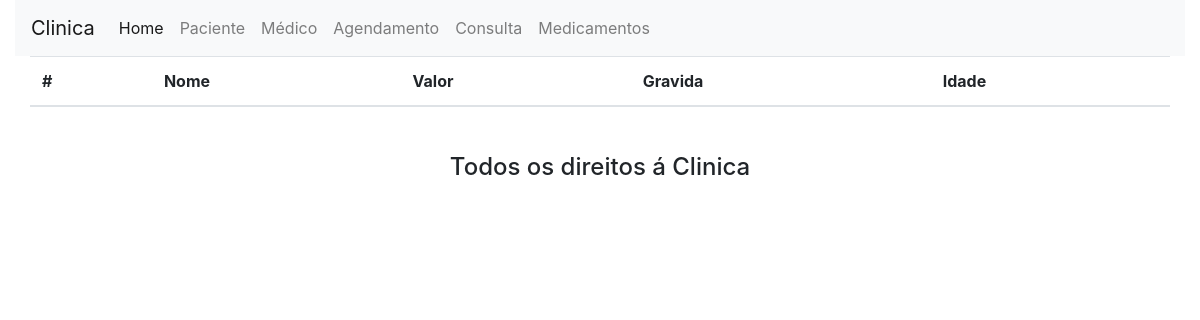
Page /atendimento/medicamentos on the earlier database version.
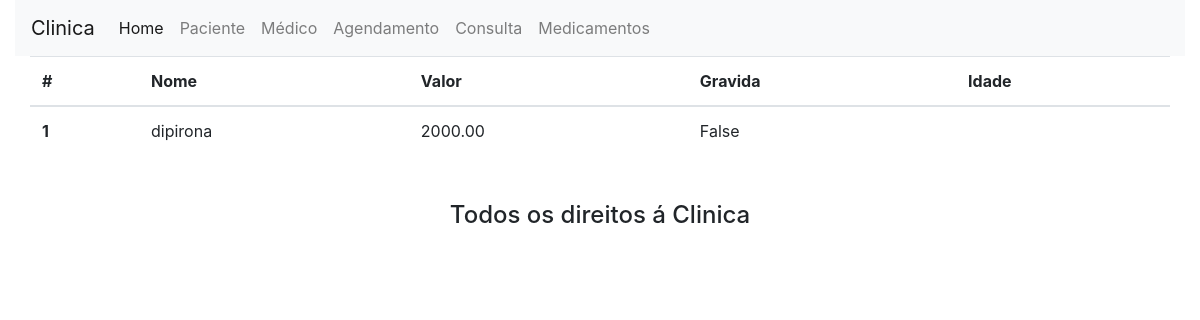
Same page on the later database version.
### atendimento/models.py (models this page shows)
class Medicamento(models.Model):
    nome = models.CharField(max_length=50)
    valor= models.DecimalField(max_digits=9,decimal_places=2)
    gravida = models.BooleanField()

### atendimento/views.py (the view)
# urls.py: path('medicamentos',views.medicamentos_list)
def medicamentos_list(request):
    medicamentos=Medicamento.objects.all()
    return render(request,'medicamentos/list.html',{'medicamentos':medicamentos})

### atendimento/templates/medicamentos/list.html
{% extends "base.html" %} {% block conteudo %}
<div class="container-fluid">
    <div class="row">
        <div class="col-md-12">
            <div class="row">
                <div class="col-lg-12">
                    <table class="table">
                        <thead>
                            <tr>
                                <th scope="col">#</th>
                                <th scope="col">Nome</th>
                                <th scope="col">Valor</th>
                                <th scope="col">Gravida</th>
                                <th scope="col">Idade</th>
                            </tr>
                        </thead>
                        <tbody>
                                {%for medicamento in medicamentos %}
                            <tr>
                                <th scope="row">{{medicamento.id}}</th>
                                <td>{{medicamento.nome}}</td>
                                <td>{{medicamento.valor}}</td>
                                <td>{{medicamento.gravida}}</td>
                            </tr>
                            {% endfor %}
                        </tbody>
                    </table>
                </div>
            </div>
        </div>
    </div>
    {%endblock %}

Differences in the rows shown:
added Medicamento: id "1", nome "dipirona", valor "2000.00", gravida "False"
